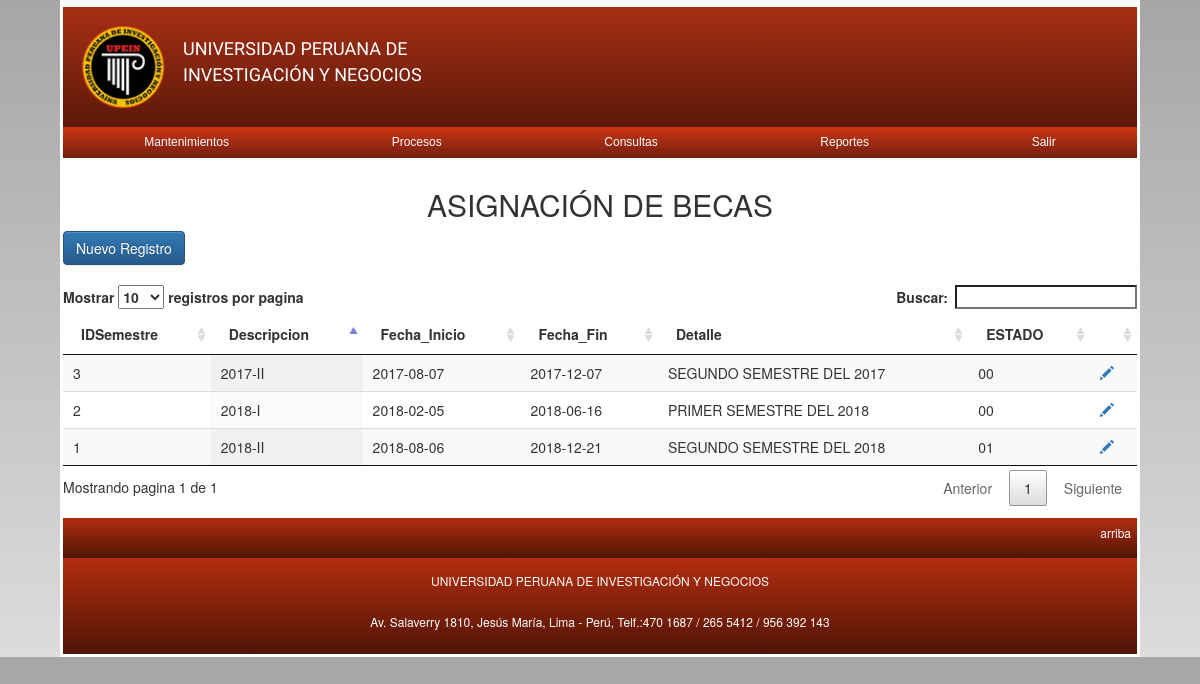
The page /mantenimiento/administrativo/m_ad_becaa.php (signed in) on the database as committed earlier.
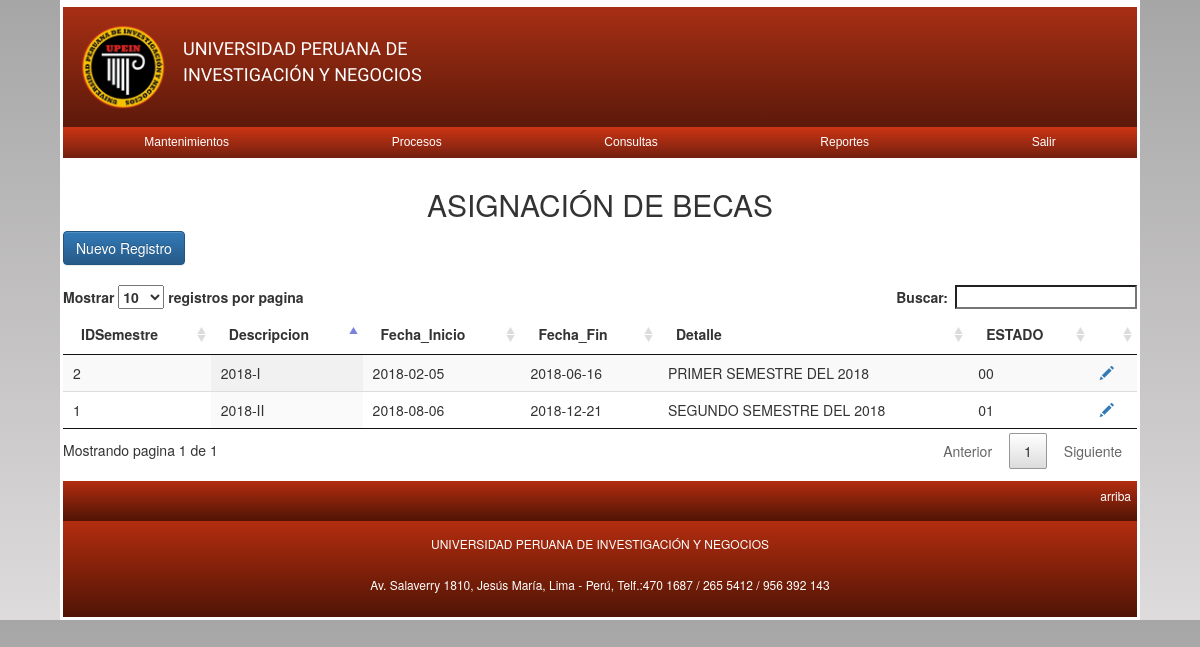
The same page on the database as committed later.
### tables this page shows
CREATE TABLE `tbl_semestre` (
  `IDSemestre` int(11) NOT NULL,
  `Descripcion` varchar(10) DEFAULT NULL,
  `Nro_pagos` int(11) DEFAULT NULL,
  `Fecha_Inicio` date DEFAULT NULL,
  `Fecha_Fin` date DEFAULT NULL,
  `Detalle` varchar(40) DEFAULT NULL,
  `nro_notas` tinyint(4) DEFAULT NULL,
  `Estado` varchar(2) DEFAULT NULL
);

### mantenimiento/administrativo/m_ad_becaa.php (the view, shortened to what this page needs)
<?php
	require '../../conexion.php';
	$sql = "SELECT * FROM tbl_semestre";
	$resultado = $mysqli->query($sql);
?>
<!DOCTYPE html>
<html lang="es">
<head>
    <link href="../../css/bootstrap.min.css" rel="stylesheet">
	<link href="../../css/bootstrap-theme.css" rel="stylesheet">
	<link href="../../css/jquery.dataTables.min.css" rel="stylesheet">
	<link rel="stylesheet" href="../../css/estilos.css">
</head>
<body>
	<div class="contenedor">
		<?php include '../../nav.php'?>
		<div class="container">
				<div class="row">
					<h2 style="text-align:center">ASIGNACIÓN DE BECAS</h2>
				</div>
				<div class="row">
					<a href="m_g_s_nuevo.php" class="btn btn-primary">Nuevo Registro</a>
				</div>
				<br>
				<div class="row table-responsive">
				<table class="display" id="mitabla">
						<thead>
							<tr>
								<th>IDSemestre</th>
								<th>Descripcion</th>
                                <th>Fecha_Inicio</th>
                                <th>Fecha_Fin</th>
								<th>Detalle</th>
								<th>ESTADO</th>
								<th></th>
							</tr>
						</thead>
						<tbody>
							<?php while($row = $resultado->fetch_array(MYSQLI_ASSOC)) { ?>
								<tr>
									<td><?php echo $row['IDSemestre']; ?></td>
									<td><?php echo $row['Descripcion']; ?></td>
									<td><?php echo $row['Fecha_Inicio']; ?></td>
                                    <td><?php echo $row['Fecha_Fin']; ?></td>
                                    <td><?php echo $row['Detalle']; ?></td>
									<td><?php echo $row['Estado'];?></td>
									<td><a href="m_g_s_modificar.php?IDSemestre=<?php echo $row['IDSemestre']; ?>"><span class="glyphicon glyphicon-pencil"></span></a></td>
								</tr>
							<?php } ?>
						</tbody>
					</table>
				</div>
			</div>
		<footer>
			<div class="arriba"><a href="#header">arriba</a></div>
			<div class="p_footer">
				<p>UNIVERSIDAD PERUANA DE INVESTIGACIÓN Y NEGOCIOS</p>
				<p>Av. Salaverry 1810, Jesús María, Lima - Perú, Telf.:470 1687 / 265 5412 / 956 392 143</p>
			</div>
		</footer>
	</div>
</body>
</html>

Rows that differ between the two databases and show on the page:
removed tbl_semestre: IDSemestre "3", Descripcion "2017-II", Fecha_Inicio "2017-08-07", Fecha_Fin "2017-12-07", Detalle "SEGUNDO SEMESTRE DEL 2017", Estado "00"
